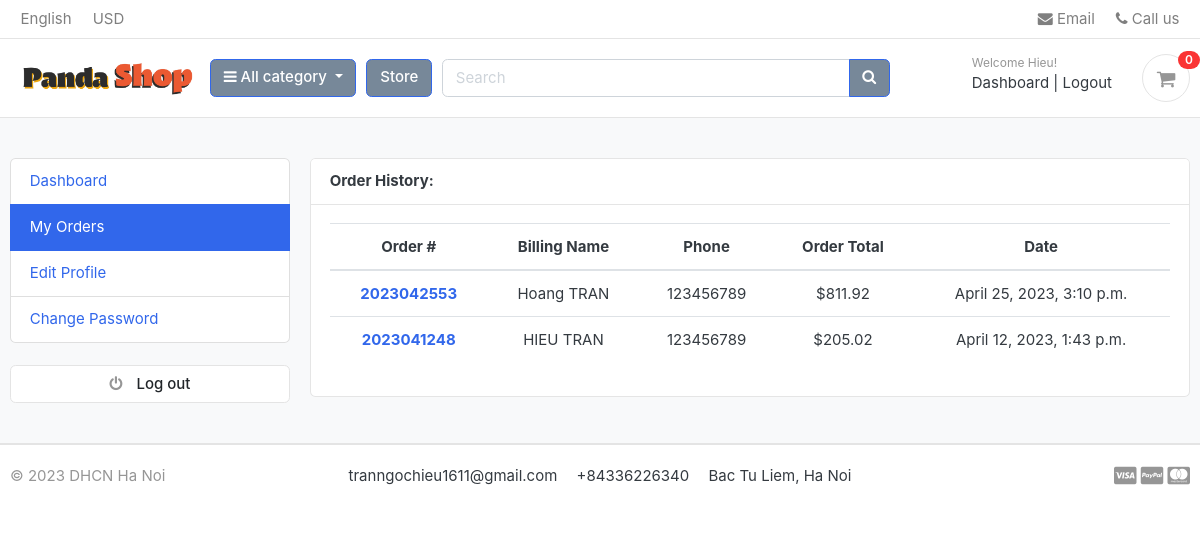
The page /accounts/my_orders/ (signed in) on the database its author committed.
### accounts/models.py (models this page shows, shortened)
class Account(AbstractBaseUser):
    first_name      = models.CharField(max_length=50)
    last_name       = models.CharField(max_length=50)
    username        = models.CharField(max_length=50, unique=True)
    email           = models.EmailField(max_length=100, unique=True)
    phone_number    = models.CharField(max_length=50)
    date_joined     = models.DateTimeField(auto_now_add=True)
    last_login      = models.DateTimeField(auto_now_add=True)
    is_admin        = models.BooleanField(default=False)
    is_staff        = models.BooleanField(default=False)
    is_active       = models.BooleanField(default=False)
    is_superadmin   = models.BooleanField(default=False)
    USERNAME_FIELD = 'email'
    REQUIRED_FIELDS = ['username', 'first_name', 'last_name']
    objects = MyAccountManager()

### orders/models.py (models this page shows, shortened)
class Order(models.Model):
    STATUS = (
        ('New', 'New'),
        ('Accepted', 'Accepted'),
        ('Completed', 'Completed'),
        ('Cancelled', 'Cancelled'),
    )
    user = models.ForeignKey(Account, on_delete=models.SET_NULL, null=True)
    payment = models.ForeignKey(Payment, on_delete=models.SET_NULL, blank=True, null=True)
    order_number = models.CharField(max_length=20)
    first_name = models.CharField(max_length=50)
    last_name = models.CharField(max_length=50)
    phone = models.CharField(max_length=15)
    email = models.EmailField(max_length=50)
    address_line_1 = models.CharField(max_length=50)
    address_line_2 = models.CharField(max_length=50, blank=True)
    country = models.CharField(max_length=50)
    state = models.CharField(max_length=50)
    city = models.CharField(max_length=50)
    order_note = models.CharField(max_length=100, blank=True)
    order_total = models.FloatField()
    tax = models.FloatField()
    status = models.CharField(max_length=10, choices=STATUS, default='New')
    ip = models.CharField(blank=True, max_length=20)
    is_ordered = models.BooleanField(default=False)
    created_at = models.DateTimeField(auto_now_add=True)
    updated_at = models.DateTimeField(auto_now=True)
    def full_name(self):
        return f'{self.first_name} {self.last_name}'

### accounts/views.py (the view)
# urls.py: path('my_orders/', views.my_orders, name="my_orders"),
@login_required(login_url = 'login')
def my_orders(request):
    orders = Order.objects.filter(user=request.user, is_ordered=True).order_by('-created_at')
    context = {
        'orders': orders,
    }
    return render(request, 'accounts/my_orders.html', context)

### carts/context_processors.py (called while the page is built)
def counter(request):
    cart_count = 0
    if 'admin' in request.path:
        return {}
    else:
        try:
            cart = Cart.objects.filter(cart_id=_cart_id(request))
            if request.user.is_authenticated:
                cart_items = CartItem.objects.all().filter(user=request.user)
            else:
                cart_items = CartItem.objects.all().filter(cart=cart[:1])
            for cart_item in cart_items:
                cart_count += cart_item.quantity
        except Cart.DoesNotExist:
            cart_count = 0
    return dict(cart_count=cart_count)

### carts/views.py (called while the page is built)
def _cart_id(request):
    cart = request.session.session_key
    if not cart:
        cart = request.session.create()
    return cart

### category/context_processors.py (called while the page is built)
def menu_links(request):
    links = Category.objects.all()
    return dict(links=links)

### category/models.py (called while the page is built)
    def get_url(self):
        return reverse('product_by_category', args=[self.slug])

### Template/accounts/my_orders.html (shortened to what this page needs)
{% extends 'base.html' %}
{% load static %}
{% block content %}
<section class="section-conten padding-y bg">
    <div class="container">
        <div class="row">
        {% include 'includes/dashboard_sidebar.html' %}
        <main class="col-md-9">
            <article class="card">
            <header class="card-header">
                <strong class="d-inline-block mr-3">Order History:</strong>
            </header>
            <div class="card-body">
                <div class="row" style="text-align: center;">
                    <div class="col-md-12">
                        <table class="table table-hover">
                            <thead>
                                <tr>
                                    <th scope="col">Order #</th>
                                    <th scope="col">Billing Name</th>
                                    <th scope="col">Phone</th>
                                    <th scope="col">Order Total</th>
                                    <th scope="col">Date</th>
                                </tr>
                            </thead>
                            <tbody>
                            {% for order in orders %}
                                <tr>
                                    <th scope="row"><a href="{% url 'order_detail' order.order_number %}">{{ order.order_number }}</a></th>
                                    <td>{{ order.full_name }}</td>
                                    <td>{{ order.phone }}</td>
                                    <td>${{ order.order_total }}</td>
                                    <td>{{ order.created_at }}</td>
                                </tr>
                            {% endfor %}
                            </tbody>
                          </table>
                    </div>
                </div>
            </div>
            </article>
        </main>
    </div>
    </div>
</section>
{% endblock %}

### Template/includes/navbar.html (shortened to what this page needs)
{% load static %}
<header class="section-header">
    <nav class="navbar p-md-0 navbar-expand-sm navbar-light border-bottom">
    <div class="container">
      <div class="collapse navbar-collapse" id="navbarTop4">
        <ul class="navbar-nav mr-auto">
            <li class="nav-item dropdown">
                 <a href="#" class="nav-link">   English </a>
            </li>
            <li class="nav-item dropdown">
                <a href="#" class="nav-link"> USD </a>
            </li>
        </ul>
        <ul class="navbar-nav">
            <li><a href="#" class="nav-link"> <i class="fa fa-envelope"></i> Email </a></li>
            <li><a href="#" class="nav-link"> <i class="fa fa-phone"></i> Call us </a></li>
        </ul>
      </div>
    </div>
    </nav>
    <section class="header-main border-bottom">
        <div class="container">
    <div class="row align-items-center">
        <div class="col-lg-2 col-md-3 col-6">
            <a href="{% url 'home' %}" class="brand-wrap">
                <img class="logo" src="{% static './images/Panda1.jpg' %}">
            </a>
        </div>
        <div class="col-lg col-sm col-md col-6 flex-grow-0">
            <div class="category-wrap dropdown d-inline-block float-right">
                <button type="button" class="btn btn-primary dropdown-toggle" data-toggle="dropdown" style="background-color: lightslategray;">
                    <i class="fa fa-bars"></i> All category
                </button>
            </div>
        </div>
        <a href="{% url 'store' %}" class="btn btn-outline-primary" style="background-color: lightslategray; color: white;">Store</a>
        <div class="col-lg  col-md-6 col-sm-12 col">
            <form action="{% url 'search' %}" class="search" method="GET">
                <div class="input-group w-100">
                    <input type="text" class="form-control" style="width:60%;" placeholder="Search", name="keyword">
                    <div class="input-group-append">
                      <button class="btn btn-primary" type="submit" style="background-color: lightslategray;">
                        <i class="fa fa-search"></i>
                      </button>
                    </div>
                </div>
            </form>
        </div>
        <div class="col-lg-3 col-sm-6 col-8 order-2 order-lg-3">
                    <div class="d-flex justify-content-end mb-3 mb-lg-0">
                        {% if user.id is None %}
                        <div class="widget-header">
                            <small class="title text-muted">Welcome guest!</small>
                            <div>
                                <a href="{% url 'login' %}">Sign in</a> <span class="dark-transp"> | </span>
                                <a href="{% url 'register' %}"> Register</a>
                            </div>
                        </div>
                        {% else %}
                        <div class="widget-header">
                            <small class="title text-muted">Welcome {{user.first_name}}!</small>
                            <div>
                                <a href="{% url 'dashboard' %}">Dashboard</a> <span class="dark-transp"> | </span>
                                <a href="{% url 'logout' %}">Logout</a>
                            </div>
                        </div>
                        {% endif %}
                        <a href="{% url 'cart' %}" class="widget-header pl-3 ml-3">
                            <div class="icon icon-sm rounded-circle border"><i class="fa fa-shopping-cart"></i></div>
                            <span class="badge badge-pill badge-danger notify">{{ cart_count }}</span>
                        </a>
                    </div>
                </div>
    </div>
        </div>
    </section>
</header>

### static/css/ui.css (style rules this page uses)
html { font-family: "Inter", sans-serif; font-size: 15px; }
.icon-xs, .icon-sm, .icon-md, .icon-lg { display: inline-block; text-align: center; flex-shrink: 0; flex-grow: 0; }
.icon-sm { width: 48px; height: 48px; line-height: 48px !important; font-size: 20px; }
.padding-y { padding-top: 40px; padding-bottom: 40px; }
article:after, .form-group:after { display: block; clear: both; content: ""; }
.bg { background-color: #f8f9fa; }
.header-main { position: relative; padding-top: 1rem; padding-bottom: 1rem; }
.brand-wrap .logo, .navbar-brand .logo { margin-right: 7px; max-height: 42px; display: inline-block; }
.widget-header { display: inline-block; vertical-align: middle; position: relative; }
.widget-header a { color: #343a40; }
.widget-header i { color: #969696; }
.widget-header .title { display: block; }
.widget-header .notify { position: absolute; top: -3px; right: -10px; }
.notify { position: absolute; top: -4px; right: -10px; display: inline-block; padding: 0.25em 0.6em; font-size: 12px; line-height: 1; text-align: center; border-radius: 3rem; color: #fff; background-color: #fa3434; }

### rows shown on the page
Account: first_name "Hieu"
Order: order_number "2023042553", full_name "Hoang TRAN", phone "123456789", order_total "811.92", created_at "April 25, 2023, 3:10 p.m."
Order: order_number "2023041248", full_name "HIEU TRAN", phone "123456789", order_total "205.02", created_at "April 12, 2023, 1:43 p.m."

### other values the page prints
{{ cart_count }} "0"
